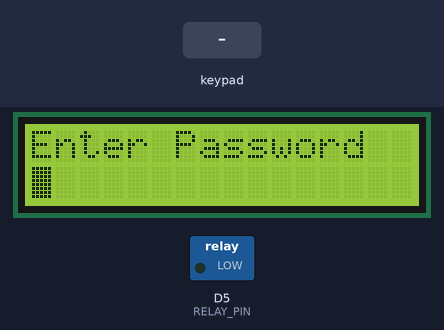
Simulated run of this sketch. Board: ESP8266 (NodeMCU). Parts: 16×2 character LCD, switched loads named in the sketch (green lamp = pin HIGH). The inputs (shaded band) are chosen by the test bench. WiFi joins after 1.5 s; servers stay silent unless stated; uploads are accepted with an empty reply; EEPROM starts erased; what the sketch prints to the serial monitor is not drawn.

Above: at 3.3 s.
3.4 s: keypad keys 0 1 2 3 * pressed 0.4 s apart
At 6.1 s:
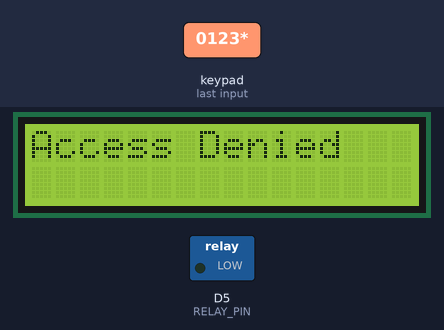
6.9 s: key 'A' pressed
9.9 s: key 'B' pressed
At 11.5 s:
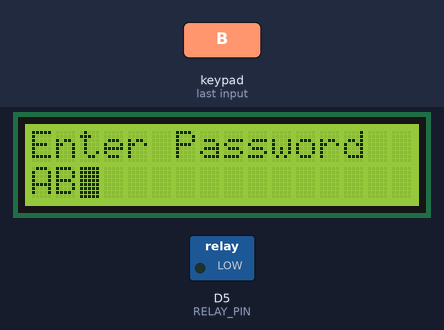
12.5 s: keypad keys 0 1 2 3 # pressed 0.4 s apart
At 15.2 s:
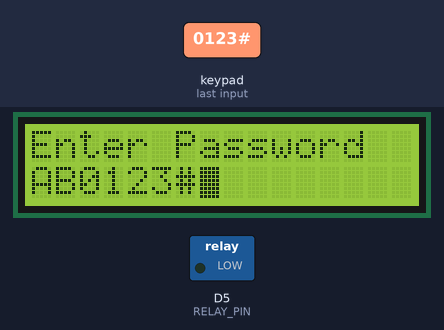
16.0 s: key 'C' pressed
At 16.9 s:
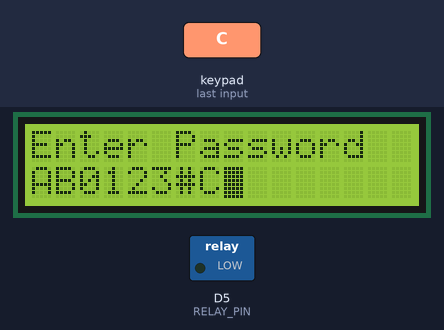
17.5 s: keypad keys 0 1 2 3 A pressed 0.4 s apart
At 20.5 s:
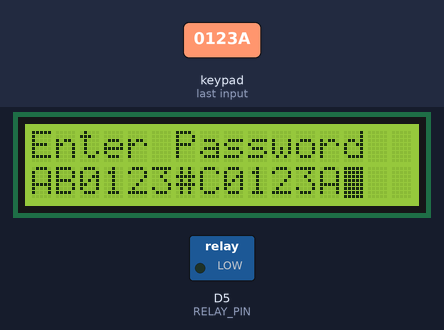
Timing chart, 0 to 22.0 s (numbered marks = the images above; inputs shaded):
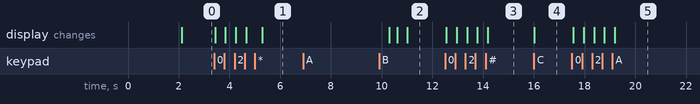

The sketch:

SmartGate.ino
```cpp
#include <ESP8266WiFi.h>
#include <ESP8266WebServer.h>
#include <ESP8266HTTPClient.h>
#include <WiFiClient.h>
#include <EEPROM.h>
#include <LiquidCrystal_I2C.h>
#include <Keypad_I2C.h>

const char *ssidAP = "SmartGate";
const char *passwordAP = "foobar123";

const uint8_t KEY_PAD_I2C_ADDRESS = 0x20;
const uint8_t LCD_I2C_ADDRESS = 0x27;

const uint8_t INTERRUPT_PIN = D3;
const uint8_t RELAY_PIN = D5;

const uint8_t KEY_PAD_ROWS = 4;
const uint8_t KEY_PAD_COLUMNS = 4;

byte KEY_PAD_ROW_PINS[KEY_PAD_ROWS] = { 0, 1, 2, 3 };
byte KEY_PAD_COLUMN_PINS[KEY_PAD_COLUMNS] = { 4, 5, 6, 7 };

const char KEY_PAD_VALUES[KEY_PAD_ROWS][KEY_PAD_COLUMNS] =
{
  {'1','2','3','A'},
  {'4','5','6','B'},
  {'7','8','9','C'},
  {'*','0','#','D'}
};

IPAddress ip(192, 168, 1, 200);
IPAddress gateway(192, 168, 1, 1);
IPAddress subnet(255, 255, 255, 0);

ESP8266WebServer server(80);
LiquidCrystal_I2C lcd(LCD_I2C_ADDRESS, 16, 2);
Keypad_I2C keypad = Keypad_I2C(makeKeymap(KEY_PAD_VALUES), KEY_PAD_ROW_PINS, KEY_PAD_COLUMN_PINS, KEY_PAD_ROWS, KEY_PAD_COLUMNS, KEY_PAD_I2C_ADDRESS);

static const int EEPROM_CHECK_OFFSET = 0;
static const int EEPROM_OFFSET = 1;
bool doReset = false;
bool wifiNetworkConfigured = false;

int buffer_pointer = -1;
char buffer[16];

void writeBoolToEEPROM(int addrOffset, const bool boolToWrite)
{
  EEPROM.write(addrOffset, boolToWrite);
}

void readBoolFromEEPROM(int addrOffset, bool &boolToRead)
{
  boolToRead = EEPROM.read(addrOffset);
}

int writeStringToEEPROM(int addrOffset, const String &strToWrite)
{
  byte len = strToWrite.length();
  EEPROM.write(addrOffset, len);

  for (int i = 0; i < len; i++)
  {
    EEPROM.write(addrOffset + 1 + i, strToWrite[i]);
  }

  return addrOffset + 1 + len;
}

int readStringFromEEPROM(int addrOffset, String &strToRead)
{
  int newStrLen = EEPROM.read(addrOffset);
  char data[newStrLen + 1];

  for (int i = 0; i < newStrLen; i++)
  {
    data[i] = EEPROM.read(addrOffset + 1 + i);
  }

  data[newStrLen] = '\0';
  strToRead = String(data);
  return addrOffset + 1 + newStrLen;
}

bool sendHTTPRequest(const char* value)
{
  if (WiFi.status() != WL_CONNECTED)
  {
    return false;
  }

  WiFiClient client;
  HTTPClient http;

  String serverPath = "http://192.168.18.19:3000/barcode_check?id=" + String(value);
  Serial.println(serverPath);

  http.begin(client, serverPath.c_str());
  int httpResponseCode = http.PUT("");

  Serial.print("HTTP Response code: ");
  Serial.println(httpResponseCode);

  http.end();

  return httpResponseCode == HTTP_CODE_NO_CONTENT;
}

void checkKeyPad()
{
  const char key = keypad.getKey();
  if (key)
  {
    updateBuffer(key);
  }
}

void resetBuffer()
{
  buffer_pointer = -1;
  memset(buffer, 0, 16 * sizeof(char));
}

void updateBuffer(const char key)
{
  if (key == '*')
  {
    // We need to add 2 for the null termination and because buffer pointer starts at 0
    char subBuffer[buffer_pointer + 2];
    memcpy(subBuffer, buffer, (buffer_pointer + 1) * sizeof(char));
    subBuffer[buffer_pointer + 1] = '\0';

    bool success = sendHTTPRequest(subBuffer);
    if (success)
    {
      changeGateState(true);
    }

    resetBuffer();
    displayResultMessage(success);
    changeGateState(false);
  }
  else
  {
    buffer_pointer++;
    buffer[buffer_pointer] = key;
  }
}

void displayKeys()
{
  if (buffer_pointer > -1)
  {
    lcd.setCursor(buffer_pointer, 1);
    lcd.print(buffer[buffer_pointer]);
  }
}

void changeGateState(bool open)
{
  digitalWrite(RELAY_PIN, open ? HIGH : LOW);
}

void displayResultMessage(bool success)
{
  lcd.clear();
  lcd.noBlink();
  lcd.setCursor(0, 0);
  lcd.print(success ? "Accepted" : "Access Denied");

  if (success)
  {
    lcd.setCursor(0, 1);
    lcd.print("Gate is now open");
  }

  delay(5000);
  lcdEnterPasswordState();
}

void lcdEnterPasswordState()
{
  lcd.clear();
  lcd.blink();
  lcd.setCursor(0, 0);
  lcd.print("Enter Password");
  lcd.setCursor(0, 1);
}

void setup()
{
  EEPROM.begin(512);

  lcd.init(); // Initialize the LCD I2C display
  lcd.backlight();
  lcd.clear();

  memset(buffer, 0, 16 * sizeof(char));

 	Serial.begin(115200);

  String ssid = "";
  String password = "";

  int eepromOffset = readStringFromEEPROM(EEPROM_OFFSET, ssid);
  readStringFromEEPROM(eepromOffset, password);
  readBoolFromEEPROM(EEPROM_CHECK_OFFSET, wifiNetworkConfigured);

  Serial.println(ssid);
  Serial.println(password);
  Serial.println(wifiNetworkConfigured);

  if (!wifiNetworkConfigured)
  {
    WiFi.mode(WIFI_AP);
    WiFi.softAPConfig(ip, gateway, subnet);

    while(!WiFi.softAP(ssidAP, passwordAP))
    {
      Serial.println(".");
      delay(100);
    }

    server.on("/wifi/configuration", HTTP_PUT, []()
    {
        String ssidToConnect = server.arg(String("ssid"));
        String passwordToConnect = server.arg(String("password"));

        const bool validSSID = ssidToConnect != "";
        const bool validPassword = passwordToConnect != "";

        if (validSSID && validPassword)
        {
          int eepromOffset = writeStringToEEPROM(EEPROM_OFFSET, ssidToConnect);
          writeStringToEEPROM(eepromOffset, passwordToConnect);
          writeBoolToEEPROM(EEPROM_CHECK_OFFSET, true);
          EEPROM.commit();
          doReset = true;

          server.send(204);
        }
        else
        {
          server.send(400);
        }

    });

    server.begin();
    Serial.println("HTTP server started");
    lcd.clear();
    lcd.setCursor(0, 0);
    lcd.print("Setup Mode");
  }
  else
  {
    int retries = 0;
    WiFi.mode(WIFI_STA);
    WiFi.begin(ssid, password);
    Serial.println("Connecting to WiFi ..");
    while (WiFi.status() != WL_CONNECTED)
    {
      Serial.print('.');
      delay(1000);

      if (retries == 60)
      {
        Serial.println("Exiting by max retires....");
        break;
      }

      retries++;
    }

    Serial.println(WiFi.status() == WL_CONNECTED ? "WIFI Connected" : "WIFI not Connected");
    keypad.begin();
    lcdEnterPasswordState();
  }

  pinMode(INTERRUPT_PIN, INPUT_PULLUP);

  pinMode(RELAY_PIN, OUTPUT);
  digitalWrite(RELAY_PIN, LOW);
}

void loop()
{
  if (!wifiNetworkConfigured)
  {
    server.handleClient();
    delay(100);
  }
  else
  {
    checkKeyPad();
    displayKeys();
    delay(100);
  }

  if (digitalRead(INTERRUPT_PIN) == LOW)
  {
    writeBoolToEEPROM(EEPROM_CHECK_OFFSET, false);
    EEPROM.commit();
    delay(100);
    doReset = true;
  }

  if (doReset)
  {
    ESP.reset();
  }

}
```

Measured:
- after the input at 3.4 s, the display: first changes at once (image 1 shows a later state)
- after the input at 6.9 s, every drawn part: stays the same
- after the input at 9.9 s, the display: first differs from a run without the input after 1.1 s (image 2)
- after the input at 12.5 s, the display: first changes after 0.05 s (image 3 shows a later state)
- after the input at 16.0 s, the display: changes at once (image 4)
- after the input at 17.5 s, the display: first changes after 0.06 s (image 5 shows a later state)
